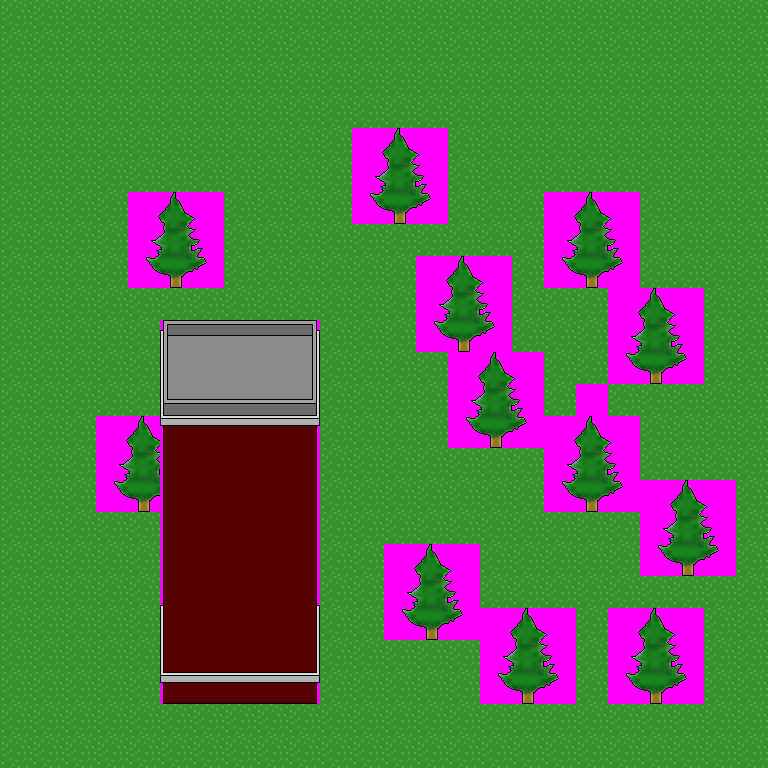

This game map was drawn from its Tiled (.tmx) file and the tilesets committed beside it. A one-line description and the full map source follow:
An orthogonal 24x24 tile map with 32x32 px tiles, 3 tile layers (bottom, middle, top), 1 hidden layer not drawn, 2 tilesets and 1 object (player).

<map version="1.2" tiledversion="1.3.3" orientation="orthogonal" renderorder="right-down" width="24" height="24" tilewidth="32" tileheight="32" infinite="0" nextlayerid="6" nextobjectid="2">
 <tileset firstgid="1" source="a-frame-house.tsx" />
 <tileset firstgid="101" source="apartment1.tsx" />
 <layer id="1" name="bottom" width="24" height="24">
  <data encoding="csv">
61,61,61,61,61,61,61,61,61,61,61,61,61,61,61,61,61,61,61,61,61,61,61,61,
61,61,61,61,61,61,61,61,61,61,61,61,61,61,61,61,61,61,61,61,61,61,61,61,
61,61,61,61,61,61,61,61,61,61,61,61,61,61,61,61,61,61,61,61,61,61,61,61,
61,61,61,61,61,61,61,61,61,61,61,61,61,61,61,61,61,61,61,61,61,61,61,61,
61,61,61,61,61,61,61,61,61,61,61,61,61,61,61,61,61,61,61,61,61,61,61,61,
61,61,61,61,61,61,61,61,61,61,61,61,61,61,61,61,61,61,61,61,61,61,61,61,
61,61,61,61,61,61,61,61,61,61,61,61,61,61,61,61,61,61,61,61,61,61,61,61,
61,61,61,61,61,61,61,61,61,61,61,61,61,61,61,61,61,61,61,61,61,61,61,61,
61,61,61,61,61,61,61,61,61,61,61,61,61,61,61,61,61,61,61,61,61,61,61,61,
61,61,61,61,61,61,61,61,61,61,61,61,61,61,61,61,61,61,61,61,61,61,61,61,
61,61,61,61,61,61,61,61,61,61,61,61,61,61,61,61,61,61,61,61,61,61,61,61,
61,61,61,61,61,61,61,61,61,61,61,61,61,61,61,61,61,61,61,61,61,61,61,61,
61,61,61,61,61,61,61,61,61,61,61,61,61,61,61,61,61,61,61,61,61,61,61,61,
61,61,61,61,61,61,61,61,61,61,61,61,61,61,61,61,61,61,61,61,61,61,61,61,
61,61,61,61,61,61,61,61,61,61,61,61,61,61,61,61,61,61,61,61,61,61,61,61,
61,61,61,61,61,61,61,61,61,61,61,61,61,61,61,61,61,61,61,61,61,61,61,61,
61,61,61,61,61,61,61,61,61,61,61,61,61,61,61,61,61,61,61,61,61,61,61,61,
61,61,61,61,61,61,61,61,61,61,61,61,61,61,61,61,61,61,61,61,61,61,61,61,
61,61,61,61,61,61,61,61,61,61,61,61,61,61,61,61,61,61,61,61,61,61,61,61,
61,61,61,61,61,61,61,61,61,61,61,61,61,61,61,61,61,61,61,61,61,61,61,61,
61,61,61,61,61,61,61,61,61,61,61,61,61,61,61,61,61,61,61,61,61,61,61,61,
61,61,61,61,61,61,61,61,61,61,61,61,61,61,61,61,61,61,61,61,61,61,61,61,
61,61,61,61,61,61,61,61,61,61,61,61,61,61,61,61,61,61,61,61,61,61,61,61,
61,61,61,61,61,61,61,61,61,61,61,61,61,61,61,61,61,61,61,61,61,61,61,61
</data>
 </layer>
 <layer id="3" name="middle" width="24" height="24">
  <data encoding="csv">
0,0,0,0,0,0,0,0,0,0,0,0,0,0,0,0,0,0,0,0,0,0,0,0,
0,0,0,0,0,0,0,0,0,0,0,0,0,0,0,0,0,0,0,0,0,0,0,0,
0,0,0,0,0,0,0,0,0,0,0,0,0,0,0,0,0,0,0,0,0,0,0,0,
0,0,0,0,0,0,0,0,0,0,0,0,0,0,0,0,0,0,0,0,0,0,0,0,
0,0,0,0,0,0,0,0,0,0,0,0,0,0,0,0,0,0,0,0,0,0,0,0,
0,0,0,0,0,0,0,0,0,0,0,0,0,0,0,0,0,0,0,0,0,0,0,0,
0,0,0,0,0,0,0,0,0,0,0,28,29,30,0,0,0,0,0,0,0,0,0,0,
0,0,0,0,0,0,0,0,0,0,0,0,0,0,0,0,0,0,0,0,0,0,0,0,
0,0,0,0,28,29,30,0,0,0,0,0,0,0,0,0,0,28,29,30,0,0,0,0,
0,0,0,0,0,0,0,0,0,0,0,0,0,0,0,0,0,0,0,0,0,0,0,0,
0,0,0,0,0,0,0,0,0,0,0,0,0,28,29,30,0,0,0,0,0,0,0,0,
0,0,0,0,0,0,0,0,0,0,0,0,0,0,0,0,0,0,0,28,29,30,0,0,
0,0,0,0,0,0,0,0,0,0,0,0,0,0,0,0,0,0,0,0,0,0,0,0,
0,0,0,0,0,0,0,0,0,0,0,0,0,0,28,29,30,0,0,0,0,0,0,0,
0,0,0,0,0,0,0,0,0,0,0,0,0,0,0,0,0,0,0,0,0,0,0,0,
0,0,0,28,29,30,0,0,0,0,0,0,0,0,0,0,0,28,29,30,0,0,0,0,
0,0,0,0,0,0,0,0,0,0,0,0,0,0,0,0,0,0,0,0,0,0,0,0,
0,0,0,0,0,0,0,0,0,0,0,0,0,0,0,0,0,0,0,0,28,29,30,0,
0,0,0,0,0,0,0,0,0,0,0,0,0,0,0,0,0,0,0,0,0,0,0,0,
0,0,0,0,0,146,147,148,149,150,0,0,28,29,30,0,0,0,0,0,0,0,0,0,
0,0,0,0,0,151,152,153,154,155,0,0,0,0,0,0,0,0,0,0,0,0,0,0,
0,0,0,0,0,156,157,158,159,160,0,0,0,0,0,28,29,30,0,28,29,30,0,0,
0,0,0,0,0,0,0,0,0,0,0,0,0,0,0,0,0,0,0,0,0,0,0,0,
0,0,0,0,0,0,0,0,0,0,0,0,0,0,0,0,0,0,0,0,0,0,0,0
</data>
 </layer>
 <layer id="4" name="top" width="24" height="24">
  <data encoding="csv">
0,0,0,0,0,0,0,0,0,0,0,0,0,0,0,0,0,0,0,0,0,0,0,0,
0,0,0,0,0,0,0,0,0,0,0,0,0,0,0,0,0,0,0,0,0,0,0,0,
0,0,0,0,0,0,0,0,0,0,0,0,0,0,0,0,0,0,0,0,0,0,0,0,
0,0,0,0,0,0,0,0,0,0,0,0,0,0,0,0,0,0,0,0,0,0,0,0,
0,0,0,0,0,0,0,0,0,0,0,8,9,10,0,0,0,0,0,0,0,0,0,0,
0,0,0,0,0,0,0,0,0,0,0,18,19,20,0,0,0,0,0,0,0,0,0,0,
0,0,0,0,8,9,10,0,0,0,0,0,0,0,0,0,0,8,9,10,0,0,0,0,
0,0,0,0,18,19,20,0,0,0,0,0,0,0,0,0,0,18,19,20,0,0,0,0,
0,0,0,0,0,0,0,0,0,0,0,0,0,8,9,10,0,0,0,0,0,0,0,0,
0,0,0,0,0,0,0,0,0,0,0,0,0,18,19,20,0,0,0,8,9,10,0,0,
0,0,0,0,0,101,102,103,104,105,0,0,0,0,0,0,0,0,0,18,19,20,0,0,
0,0,0,0,0,106,107,108,109,110,0,0,0,0,8,9,10,0,0,0,0,0,0,0,
0,0,0,0,0,111,112,113,114,115,0,0,0,0,18,19,20,0,4,0,0,0,0,0,
0,0,0,8,9,116,117,118,119,120,0,0,0,0,0,0,0,8,9,10,0,0,0,0,
0,0,0,18,19,121,122,123,124,125,0,0,0,0,0,0,0,18,19,20,0,0,0,0,
0,0,0,0,0,126,127,128,129,130,0,0,0,0,0,0,0,0,0,0,8,9,10,0,
0,0,0,0,0,131,132,133,134,135,0,0,0,0,0,0,0,0,0,0,18,19,20,0,
0,0,0,0,0,136,137,138,139,140,0,0,8,9,10,0,0,0,0,0,0,0,0,0,
0,0,0,0,0,141,142,143,144,145,0,0,18,19,20,0,0,0,0,0,0,0,0,0,
0,0,0,0,0,0,0,0,0,0,0,0,0,0,0,8,9,10,0,8,9,10,0,0,
0,0,0,0,0,0,0,0,0,0,0,0,0,0,0,18,19,20,0,18,19,20,0,0,
0,0,0,0,0,0,0,0,0,0,0,0,0,0,0,0,0,0,0,0,0,0,0,0,
0,0,0,0,0,0,0,0,0,0,0,0,0,0,0,0,0,0,0,0,0,0,0,0,
0,0,0,0,0,0,0,0,0,0,0,0,0,0,0,0,0,0,0,0,0,0,0,0
</data>
 </layer>
 <layer id="5" name="collide" width="24" height="24" visible="0" opacity="0.4">
  <data encoding="csv">
0,0,0,0,0,0,0,0,0,0,0,0,0,0,0,0,0,0,0,0,0,0,0,0,
0,0,0,0,0,0,0,0,0,0,0,0,0,0,0,0,0,0,0,0,0,0,0,0,
0,0,0,0,0,0,0,0,0,0,0,0,0,0,0,0,0,0,0,0,0,0,0,0,
0,0,0,0,0,0,0,0,0,0,0,0,0,0,0,0,0,0,0,0,0,0,0,0,
0,0,0,0,0,0,0,0,0,0,0,0,0,0,0,0,0,0,0,0,0,0,0,0,
0,0,0,0,0,0,0,0,0,0,0,0,0,0,0,0,0,0,0,0,0,0,0,0,
0,0,0,0,0,0,0,0,0,0,0,0,100,0,0,0,0,0,0,0,0,0,0,0,
0,0,0,0,0,0,0,0,0,0,0,0,0,0,0,0,0,0,0,0,0,0,0,0,
0,0,0,0,0,100,0,0,0,0,0,0,0,0,0,0,0,0,100,0,0,0,0,0,
0,0,0,0,0,0,0,0,0,0,0,0,0,0,0,0,0,0,0,0,0,0,0,0,
0,0,0,0,0,0,0,0,0,0,0,0,0,0,100,0,0,0,0,0,0,0,0,0,
0,0,0,0,0,0,0,0,0,0,0,0,0,0,0,0,0,0,0,0,100,0,0,0,
0,0,0,0,0,0,0,0,0,0,0,0,0,0,0,0,0,0,0,0,0,0,0,0,
0,0,0,0,0,0,0,0,0,0,0,0,0,0,0,100,0,0,0,0,0,0,0,0,
0,0,0,0,0,0,0,0,0,0,0,0,0,0,0,0,0,0,0,0,0,0,0,0,
0,0,0,0,100,0,0,0,0,0,0,0,0,0,0,0,0,0,100,0,0,0,0,0,
0,0,0,0,0,0,0,0,0,0,0,0,0,0,0,0,0,0,0,0,0,0,0,0,
0,0,0,0,0,0,0,0,0,0,0,0,0,0,0,0,0,0,0,0,0,100,0,0,
0,0,0,0,0,0,0,0,0,0,0,0,0,0,0,0,0,0,0,0,0,0,0,0,
0,0,0,0,0,100,100,100,100,100,0,0,0,100,0,0,0,0,0,0,0,0,0,0,
0,0,0,0,0,100,100,100,100,100,0,0,0,0,0,0,0,0,0,0,0,0,0,0,
0,0,0,0,0,100,100,100,100,100,0,0,0,0,0,0,100,0,0,0,100,0,0,0,
0,0,0,0,0,0,0,0,0,0,0,0,0,0,0,0,0,0,0,0,0,0,0,0,
0,0,0,0,0,0,0,0,0,0,0,0,0,0,0,0,0,0,0,0,0,0,0,0
</data>
 </layer>
 <objectgroup id="2" name="rects">
  <object id="1" name="$PLAYER" type="player" x="495.309" y="535.798">
   <point />
  </object>
 </objectgroup>
</map>